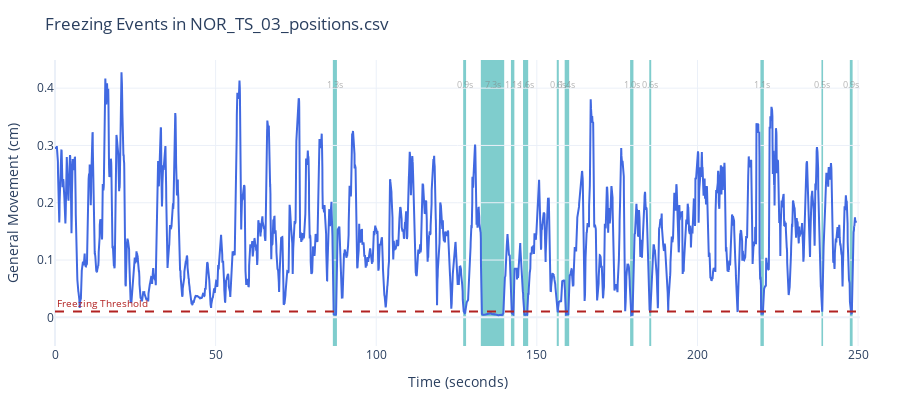

Notebook code cell kept with this figure:
### Markdown cell above
---
#### 4.  We can also measure other behaviours, such as freezing

### Code cell
movement = rst.calculate_movement(params, example_path)
rst.plot_freezing_events(params, example_path, movement)

### Figure 1 — Plotly figure (JSON) as saved in the notebook; plotly's stock layout.template omitted (floating-point values rounded to 4 significant figures; data arrays with more than 128 entries replaced by an {"elided": "..."} marker saying what was removed)
{"data": [{"line": {"color": "royalblue"}, "mode": "lines", "name": "Movement", "type": "scatter", "x": {"elided": "7489 float values"}, "y": {"elided": "7489 float values"}}], "layout": {"annotations": [{"font": {"color": "gray", "size": 9}, "opacity": 0.6, "showarrow": false, "text": "1.3s", "x": 87.13, "y": 0.4063}, {"font": {"color": "gray", "size": 9}, "opacity": 0.6, "showarrow": false, "text": "0.9s", "x": 127.5, "y": 0.4063}, {"font": {"color": "gray", "size": 9}, "opacity": 0.6, "showarrow": false, "text": "7.3s", "x": 136.2, "y": 0.4063}, {"font": {"color": "gray", "size": 9}, "opacity": 0.6, "showarrow": false, "text": "1.1s", "x": 142.5, "y": 0.4063}, {"font": {"color": "gray", "size": 9}, "opacity": 0.6, "showarrow": false, "text": "1.6s", "x": 146.5, "y": 0.4063}, {"font": {"color": "gray", "size": 9}, "opacity": 0.6, "showarrow": false, "text": "0.6s", "x": 156.5, "y": 0.4063}, {"font": {"color": "gray", "size": 9}, "opacity": 0.6, "showarrow": false, "text": "1.4s", "x": 159.4, "y": 0.4063}, {"font": {"color": "gray", "size": 9}, "opacity": 0.6, "showarrow": false, "text": "1.0s", "x": 179.6, "y": 0.4063}, {"font": {"color": "gray", "size": 9}, "opacity": 0.6, "showarrow": false, "text": "0.6s", "x": 185.3, "y": 0.4063}, {"font": {"color": "gray", "size": 9}, "opacity": 0.6, "showarrow": false, "text": "1.1s", "x": 220.1, "y": 0.4063}, {"font": {"color": "gray", "size": 9}, "opacity": 0.6, "showarrow": false, "text": "0.5s", "x": 238.8, "y": 0.4063}, {"font": {"color": "gray", "size": 9}, "opacity": 0.6, "showarrow": false, "text": "0.9s", "x": 247.9, "y": 0.4063}, {"font": {"color": "firebrick", "size": 10}, "showarrow": false, "text": "Freezing Threshold", "x": 0, "xanchor": "left", "xref": "x domain", "y": 0.01, "yanchor": "bottom", "yref": "y"}], "height": 400, "legend": {"orientation": "h", "x": 0.5, "xanchor": "center", "y": 1, "yanchor": "bottom"}, "margin": {"b": 40, "l": 40, "r": 40, "t": 60}, "shapes": [{"fillcolor": "rgba(0, 155, 155, 0.5)", "layer": "below", "line": {"width": 0}, "type": "rect", "x0": 86.5, "x1": 87.77, "y0": -0.1, "y1": 0.4491}, {"fillcolor": "rgba(0, 155, 155, 0.5)", "layer": "below", "line": {"width": 0}, "type": "rect", "x0": 127.1, "x1": 128.0, "y0": -0.1, "y1": 0.4491}, {"fillcolor": "rgba(0, 155, 155, 0.5)", "layer": "below", "line": {"width": 0}, "type": "rect", "x0": 132.6, "x1": 139.8, "y0": -0.1, "y1": 0.4491}, {"fillcolor": "rgba(0, 155, 155, 0.5)", "layer": "below", "line": {"width": 0}, "type": "rect", "x0": 141.9, "x1": 143, "y0": -0.1, "y1": 0.4491}, {"fillcolor": "rgba(0, 155, 155, 0.5)", "layer": "below", "line": {"width": 0}, "type": "rect", "x0": 145.7, "x1": 147.3, "y0": -0.1, "y1": 0.4491}, {"fillcolor": "rgba(0, 155, 155, 0.5)", "layer": "below", "line": {"width": 0}, "type": "rect", "x0": 156.2, "x1": 156.8, "y0": -0.1, "y1": 0.4491}, {"fillcolor": "rgba(0, 155, 155, 0.5)", "layer": "below", "line": {"width": 0}, "type": "rect", "x0": 158.7, "x1": 160.1, "y0": -0.1, "y1": 0.4491}, {"fillcolor": "rgba(0, 155, 155, 0.5)", "layer": "below", "line": {"width": 0}, "type": "rect", "x0": 179.0, "x1": 180.1, "y0": -0.1, "y1": 0.4491}, {"fillcolor": "rgba(0, 155, 155, 0.5)", "layer": "below", "line": {"width": 0}, "type": "rect", "x0": 185, "x1": 185.6, "y0": -0.1, "y1": 0.4491}, {"fillcolor": "rgba(0, 155, 155, 0.5)", "layer": "below", "line": {"width": 0}, "type": "rect", "x0": 219.6, "x1": 220.7, "y0": -0.1, "y1": 0.4491}, {"fillcolor": "rgba(0, 155, 155, 0.5)", "layer": "below", "line": {"width": 0}, "type": "rect", "x0": 238.6, "x1": 239.1, "y0": -0.1, "y1": 0.4491}, {"fillcolor": "rgba(0, 155, 155, 0.5)", "layer": "below", "line": {"width": 0}, "type": "rect", "x0": 247.4, "x1": 248.3, "y0": -0.1, "y1": 0.4491}, {"line": {"color": "firebrick", "dash": "dash"}, "type": "line", "x0": 0, "x1": 1, "xref": "x domain", "y0": 0.01, "y1": 0.01, "yref": "y"}], "title": {"text": "Freezing Events in NOR_TS_03_positions.csv"}, "xaxis": {"range": [0, 250.6], "title": {"text": "Time (seconds)"}}, "yaxis": {"range": [-0.05, 0.4491], "title": {"text": "General Movement (cm)"}}}}
